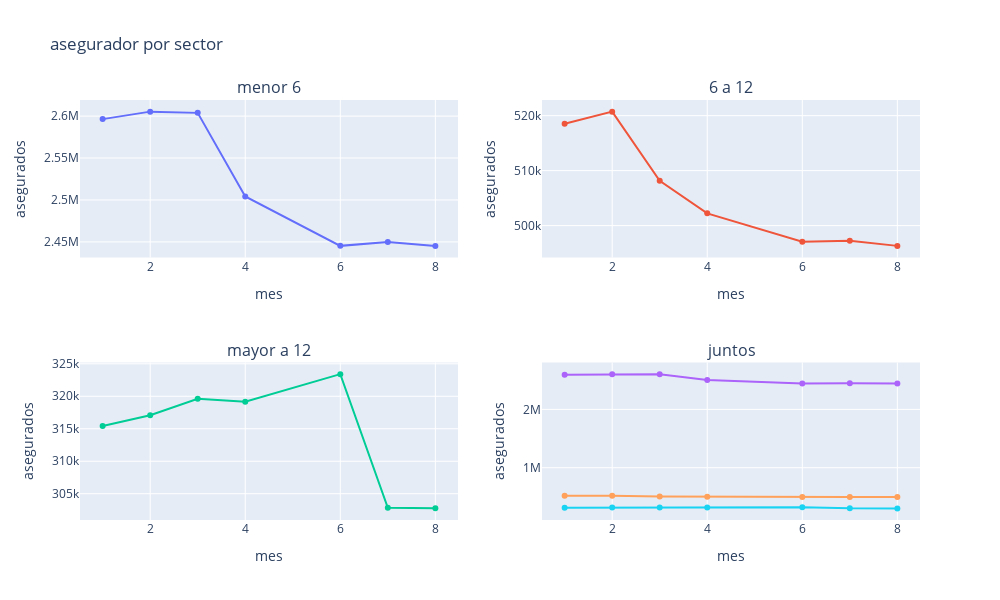

Notebook code for this chart:
### Code cell
#con plotlib
fig = make_subplots(rows=2, cols=2,subplot_titles=('menor 6', '6 a 12', 'mayor a 12', 'juntos'))

#graficas
fig.add_trace(go.Scatter(x=p_sal_pivot_2020.index, y=p_sal_pivot_2020['menor 6']), row=1,col=1)
fig.add_trace(go.Scatter(x=p_sal_pivot_2020.index, y=p_sal_pivot_2020['6 a 12']), row=1,col=2)
fig.add_trace(go.Scatter(x=p_sal_pivot_2020.index, y=p_sal_pivot_2020['mayor a 12']), row=2,col=1)

fig.add_trace(go.Scatter(x=p_sal_pivot_2020.index, y=p_sal_pivot_2020['menor 6']), row=2,col=2)
fig.add_trace(go.Scatter(x=p_sal_pivot_2020.index, y=p_sal_pivot_2020['6 a 12']), row=2,col=2)
fig.add_trace(go.Scatter(x=p_sal_pivot_2020.index, y=p_sal_pivot_2020['mayor a 12']), row=2,col=2)      

#ejes
fig.update_yaxes(title_text="asegurados", row=1, col=1)
fig.update_xaxes(title_text="mes", row=1, col=1)
        
fig.update_yaxes(title_text="asegurados", row=1, col=2)
fig.update_xaxes(title_text="mes", row=1, col=2)

fig.update_yaxes(title_text="asegurados", row=2, col=1)
fig.update_xaxes(title_text="mes", row=2, col=1)

fig.update_yaxes(title_text="asegurados", row=2, col=2)
fig.update_xaxes(title_text="mes", row=2, col=2)
        
fig.update_layout(height=600, width=1000, title_text="asegurador por sector",showlegend=False)
fig.show()

### Figure 1 — Plotly figure (JSON) as saved in the notebook; plotly's stock layout.template omitted (floating-point values rounded to 4 significant figures)
{"data": [{"type": "scatter", "x": [1, 2, 3, 4, 6, 7, 8], "xaxis": "x", "y": [2596412, 2605345, 2603866, 2504203, 2445239, 2449782, 2445238], "yaxis": "y"}, {"type": "scatter", "x": [1, 2, 3, 4, 6, 7, 8], "xaxis": "x2", "y": [518541, 520734, 508143, 502229, 497063, 497250, 496309], "yaxis": "y2"}, {"type": "scatter", "x": [1, 2, 3, 4, 6, 7, 8], "xaxis": "x3", "y": [315434, 317084, 319627, 319155, 323409, 302830, 302745], "yaxis": "y3"}, {"type": "scatter", "x": [1, 2, 3, 4, 6, 7, 8], "xaxis": "x4", "y": [2596412, 2605345, 2603866, 2504203, 2445239, 2449782, 2445238], "yaxis": "y4"}, {"type": "scatter", "x": [1, 2, 3, 4, 6, 7, 8], "xaxis": "x4", "y": [518541, 520734, 508143, 502229, 497063, 497250, 496309], "yaxis": "y4"}, {"type": "scatter", "x": [1, 2, 3, 4, 6, 7, 8], "xaxis": "x4", "y": [315434, 317084, 319627, 319155, 323409, 302830, 302745], "yaxis": "y4"}], "layout": {"annotations": [{"font": {"size": 16}, "showarrow": false, "text": "menor 6", "x": 0.225, "xanchor": "center", "xref": "paper", "y": 1, "yanchor": "bottom", "yref": "paper"}, {"font": {"size": 16}, "showarrow": false, "text": "6 a 12", "x": 0.775, "xanchor": "center", "xref": "paper", "y": 1, "yanchor": "bottom", "yref": "paper"}, {"font": {"size": 16}, "showarrow": false, "text": "mayor a 12", "x": 0.225, "xanchor": "center", "xref": "paper", "y": 0.375, "yanchor": "bottom", "yref": "paper"}, {"font": {"size": 16}, "showarrow": false, "text": "juntos", "x": 0.775, "xanchor": "center", "xref": "paper", "y": 0.375, "yanchor": "bottom", "yref": "paper"}], "height": 600, "showlegend": false, "title": {"text": "asegurador por sector"}, "width": 1000, "xaxis": {"anchor": "y", "domain": [0, 0.45], "title": {"text": "mes"}}, "xaxis2": {"anchor": "y2", "domain": [0.55, 1], "title": {"text": "mes"}}, "xaxis3": {"anchor": "y3", "domain": [0, 0.45], "title": {"text": "mes"}}, "xaxis4": {"anchor": "y4", "domain": [0.55, 1], "title": {"text": "mes"}}, "yaxis": {"anchor": "x", "domain": [0.625, 1], "title": {"text": "asegurados"}}, "yaxis2": {"anchor": "x2", "domain": [0.625, 1], "title": {"text": "asegurados"}}, "yaxis3": {"anchor": "x3", "domain": [0, 0.375], "title": {"text": "asegurados"}}, "yaxis4": {"anchor": "x4", "domain": [0, 0.375], "title": {"text": "asegurados"}}}}
